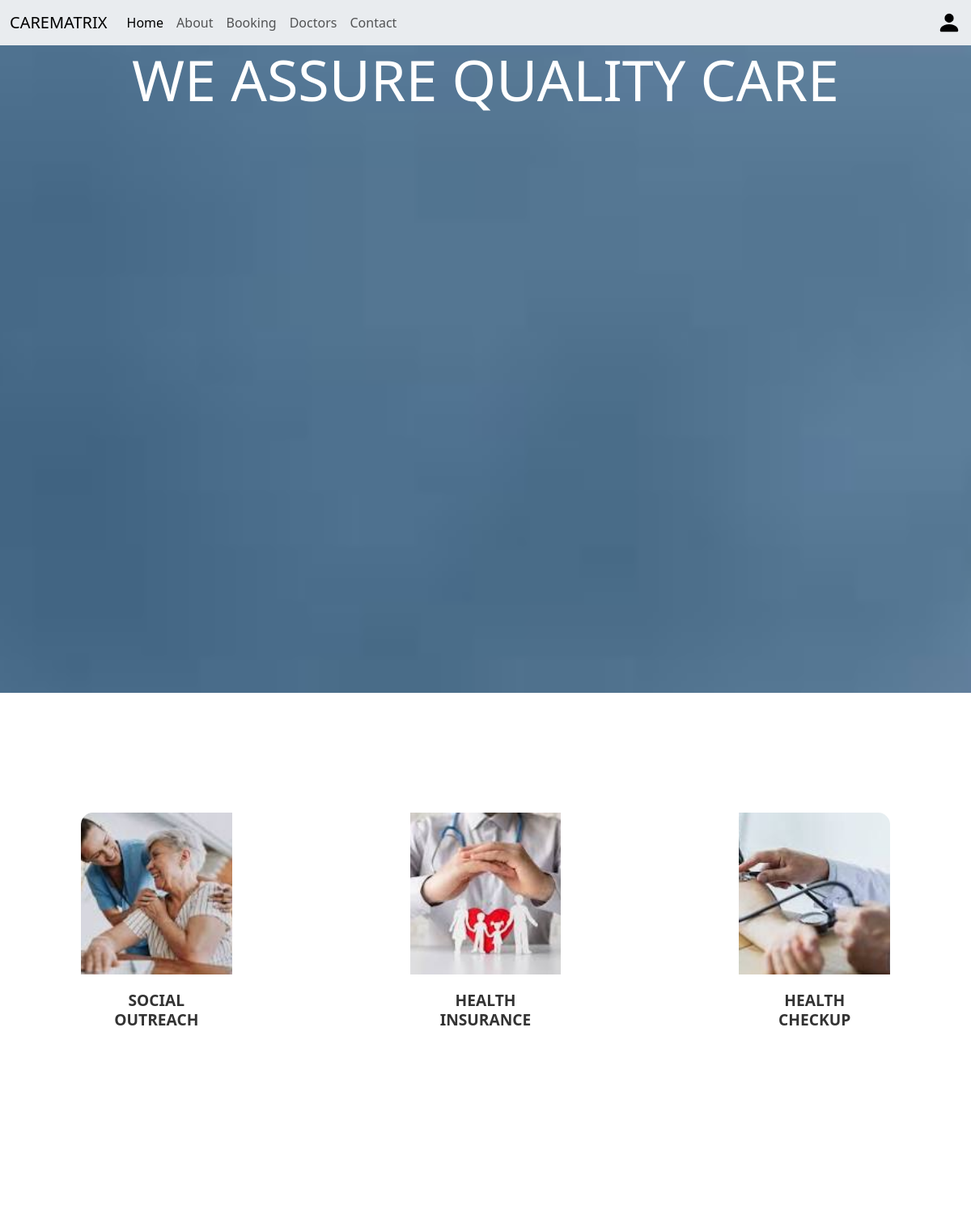
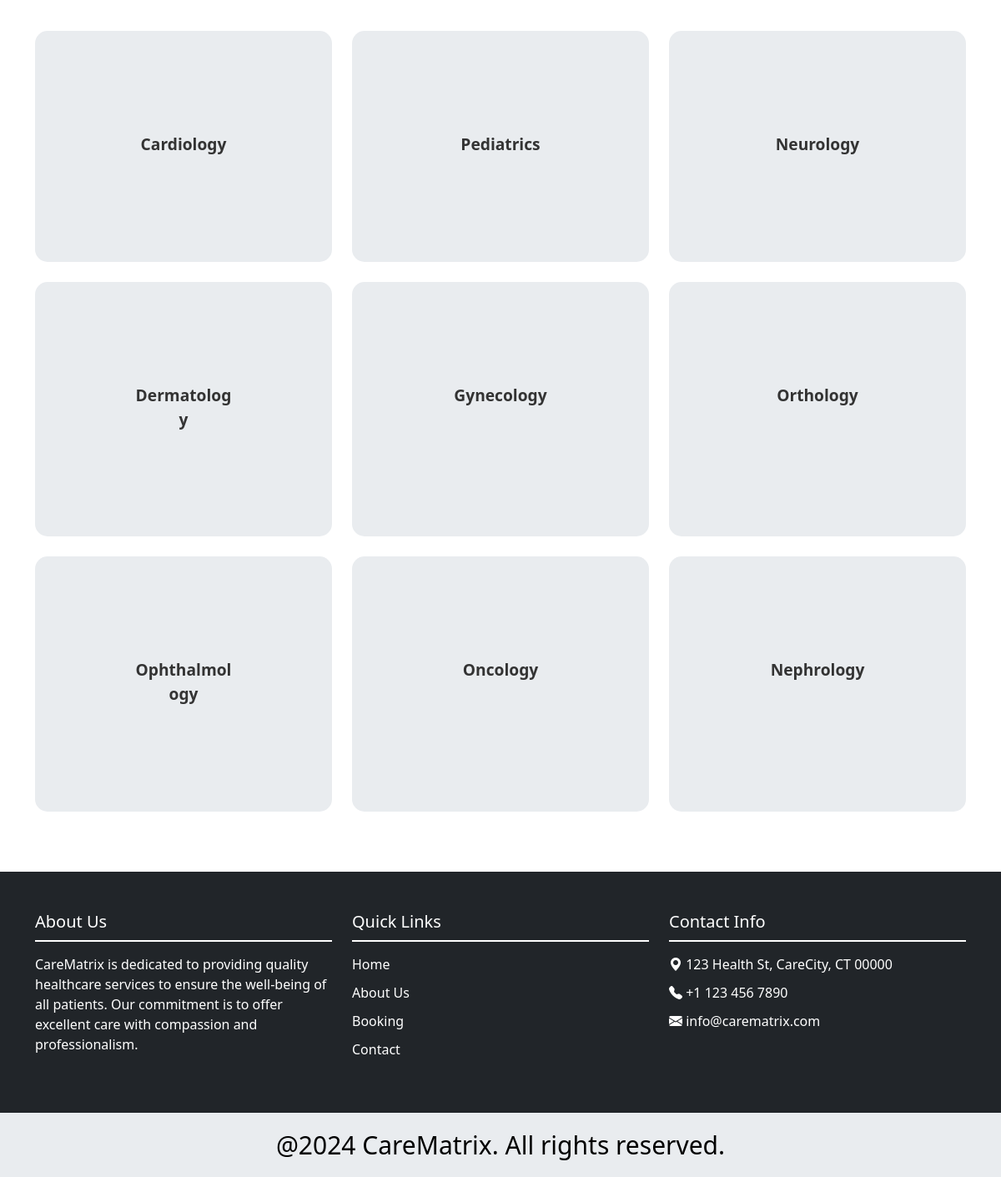
The page /home on the database its author committed (2 pictures, top to bottom).
### app/models.py (models this page shows, shortened)
class Departments(models.Model):
    dep_name=models.CharField(max_length=100)
    dep_description=models.TextField()

### app/views.py (the view)
# urls.py: 2. Add a URL to urlpatterns:  path('', views.home, name='home')
def home(request):
    dept= Departments.objects.all()
    return render(request,'users/home.html',{'department':dept})

### template/users/home.html (shortened to what this page needs)
{% extends 'users/base.html' %}
{% block content %}
{% load static %}
<div class="quality-care">
  <h1 class="text-center ">WE ASSURE QUALITY CARE</h1>
</div>
<div class="card-group mt-5">
  <div class="card">
    <img src="{% static 'images/image6.png' %}" class="card-img-top" alt="">
    <div class="card-body">
      <h5 class="card-title"><a href="{% url 'outreach' %}" class="text-decoration-none">SOCIAL OUTREACH</a></h5>
    </div>
  </div>
  <div class="card">
    <img src="{% static 'images/image7.png' %}" class="card-img-top" alt="">
    <div class="card-body">
      <h5 class="card-title"><a href="{% url 'health_insurance' %}" class="text-decoration-none">HEALTH INSURANCE</a></h5>
    </div>
  </div>
  <div class="card">
    <img src="{% static 'images/image9.png' %}" class="card-img-top" alt="">
    <div class="card-body">
      <h5 class="card-title"><a href="{% url 'health_checkup' %}" class="text-decoration-none">HEALTH CHECKUP</a></h5>
    </div>
  </div>
</div>
<h1 class="text-center mb-5">OUR DEPARTMENTS</h1>
<div class="container ">
  <div class="row">
    {% for d in department %}
      <div class="col-md-4 mb-4 ">
        <div class="card h-100 bg-body-secondary">
          <div class="card-body text-center ">
            <h4 class="card-title">
              <a href="{% url 'department_doctors' department_id=d.id %}" class="text-decoration-none">{{ d.dep_name }}</a>
            </h4>
          </div>
        </div>
      </div>
    {% endfor %}
  </div>
</div>
{% endblock %}

### rows shown on the page
Departments: dep_name "Cardiology"
Departments: dep_name "Pediatrics"
Departments: dep_name "Neurology"
Departments: dep_name "Dermatology"
Departments: dep_name "Gynecology"
Departments: dep_name "Orthology"
Departments: dep_name "Ophthalmology"
Departments: dep_name "Oncology"
Departments: dep_name "Nephrology"
